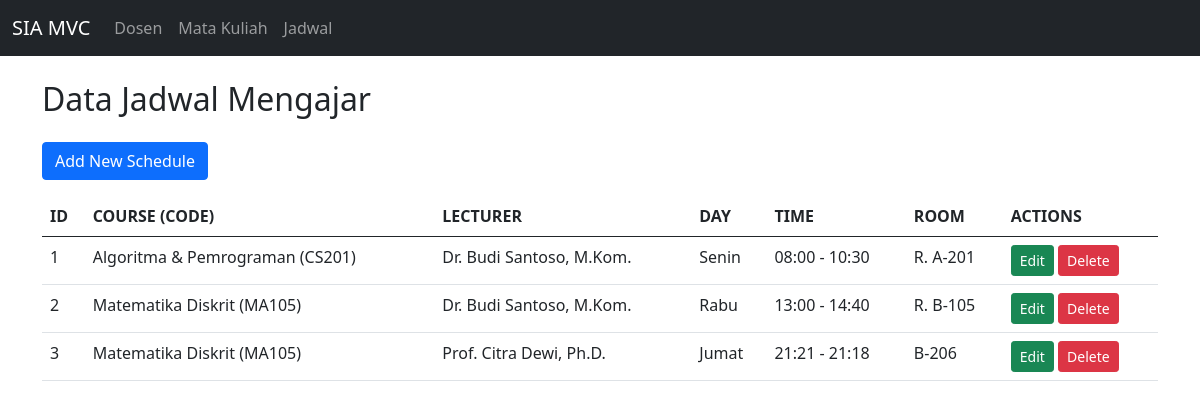
Screenshot of /project/public/index.php?controller=schedule with the database file from the repository.
### tables this page shows
CREATE TABLE `schedules` (
  `id` int(11) NOT NULL,
  `lecturer_id` int(11) NOT NULL,
  `course_id` int(11) NOT NULL,
  `day_of_week` varchar(10) NOT NULL,
  `start_time` time NOT NULL,
  `end_time` time NOT NULL,
  `room_number` varchar(10) DEFAULT NULL
);

CREATE TABLE `courses` (
  `id` int(11) NOT NULL,
  `course_code` varchar(10) NOT NULL,
  `name` varchar(100) NOT NULL,
  `sks` int(1) NOT NULL,
  `semester` int(1) NOT NULL
);

CREATE TABLE `lecturers` (
  `id` int(11) NOT NULL,
  `name` varchar(100) NOT NULL,
  `nidn` varchar(20) NOT NULL,
  `phone` varchar(15) DEFAULT NULL,
  `join_date` date NOT NULL
);

### project/controllers/ScheduleController.php (called while the page is built, shortened)
<?php
class ScheduleController {
    private $model;
    public function __construct($db) {
        $this->model = new ScheduleModel($db);
    }
    public function index() {
        $schedules = $this->model->getAll();
        require '../views/schedule/list.php';
    }
}

### project/models/ScheduleModel.php (called while the page is built, shortened)
<?php
class ScheduleModel {
    private $conn;
    public function __construct($db) {
        $this->conn = $db;
    }
    public function getAll() {
        $sql = "
            SELECT
                s.id, s.day_of_week, s.start_time, s.end_time, s.room_number,
                l.name AS lecturer_name,
                c.name AS course_name, c.course_code
            FROM schedules s
            JOIN lecturers l ON s.lecturer_id = l.id
            JOIN courses c ON s.course_id = c.id
            ORDER BY FIELD(s.day_of_week, 'Senin', 'Selasa', 'Rabu', 'Kamis', 'Jumat'), s.start_time
        ";
        $result = $this->conn->query($sql);
        return $result ?: false;
    }
}

### project/views/schedule/list.php (the view, shortened to what this page needs)
<!doctype html>
<html lang="en">
<head>
    <link href="bootstrap.min.css" rel="stylesheet">
</head>
<body>
  <?php include '../views/includes/navbar.php'; ?>
  <div class="container my-4">
    <h2>Data Jadwal Mengajar</h2>
    <a type="button" class="btn btn-primary my-3" href="index.php?controller=schedule&action=create">Add New Schedule</a>
    <table class="table">
      <thead>
        <tr>
          <th>ID</th>
          <th>COURSE (CODE)</th>
          <th>LECTURER</th>
          <th>DAY</th>
          <th>TIME</th>
          <th>ROOM</th>
          <th>ACTIONS</th>
        </tr>
      </thead>
      <tbody>
        <?php if ($schedules && $schedules->num_rows > 0): ?>
          <?php while ($row = $schedules->fetch_assoc()): ?>
            <tr>
              <td><?php echo $row['id']; ?></td>
              <td><?php echo $row['course_name'] . " (" . $row['course_code'] . ")"; ?></td>
              <td><?php echo $row['lecturer_name']; ?></td>
              <td><?php echo $row['day_of_week']; ?></td>
              <td><?php echo date('H:i', strtotime($row['start_time'])) . " - " . date('H:i', strtotime($row['end_time'])); ?></td>
              <td><?php echo $row['room_number']; ?></td>
              <td>
                <a class="btn btn-success btn-sm" href="index.php?controller=schedule&action=edit&id=<?php echo $row['id']; ?>">Edit</a>
                <a class="btn btn-danger btn-sm" href="index.php?controller=schedule&action=delete&id=<?php echo $row['id']; ?>" onclick="return confirm('Yakin ingin menghapus Jadwal ini?');">Delete</a>
              </td>
            </tr>
          <?php endwhile; ?>
        <?php else: ?>
          <tr><td colspan="7" class="text-center">Data Jadwal tidak ditemukan.</td></tr>
        <?php endif; ?>
      </tbody>
    </table>
  </div>
</body>
</html>

### project/public/index.php (shortened to what this page needs)
<?php
require_once '../models/ScheduleModel.php';
require_once '../controllers/ScheduleController.php';
$database = new Database();
$db = $database->getConnection();
$action = $_GET['action'] ?? 'index';
$id = $_GET['id'] ?? null;
$controller = new $controllerClass($db);
if (method_exists($controller, $action)) {
    if ($id) {
        $controller->$action($id);
    } else {
        $controller->$action();
    }
} else {
    $controller->index();
}

### project/views/includes/navbar.php
<nav class="navbar navbar-expand-lg navbar-dark bg-dark">
    <div class="container-fluid">
      <a class="navbar-brand" href="index.php">SIA MVC</a>
      <div class="collapse navbar-collapse" id="navbarNav">
        <ul class="navbar-nav">
          <li class="nav-item">
            <a class="nav-link" href="index.php?controller=lecturer">Dosen</a>
          </li>
          <li class="nav-item">
            <a class="nav-link" href="index.php?controller=course">Mata Kuliah</a>
          </li>
          <li class="nav-item">
            <a class="nav-link" href="index.php?controller=schedule">Jadwal</a>
          </li>
        </ul>
      </div>
    </div>
</nav>

### rows the page displays
schedules: id "1", course.name "Algoritma & Pemrograman", course.course_code "CS201", lecturer.name "Dr. Budi Santoso, M.Kom.", day_of_week "Senin", start_time "08:00", end_time "10:30", room_number "R. A-201"
schedules: id "2", course.name "Matematika Diskrit", course.course_code "MA105", lecturer.name "Dr. Budi Santoso, M.Kom.", day_of_week "Rabu", start_time "13:00", end_time "14:40", room_number "R. B-105"
schedules: id "3", course.name "Matematika Diskrit", course.course_code "MA105", lecturer.name "Prof. Citra Dewi, Ph.D.", day_of_week "Jumat", start_time "21:21", end_time "21:18", room_number "B-206"
